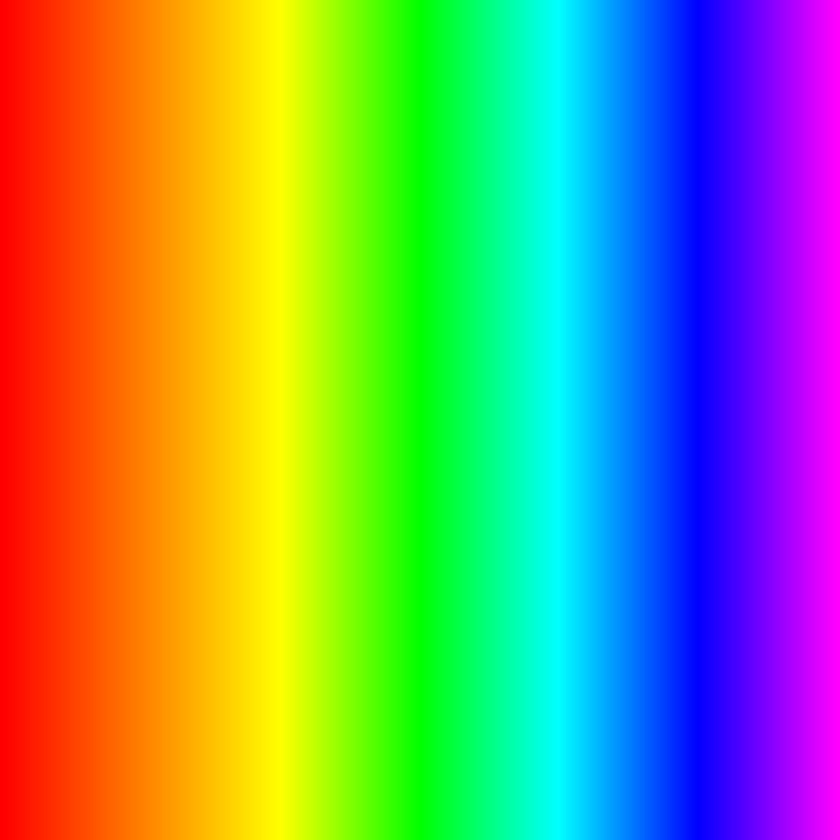
#> input picture huespace.jpg, 840 x 840 px, shrunk from 1200 x 1200 before the run
$ python huetransformation.py
#> lines starting #> are read from the running program, lines starting #| are printed output that depends on the picture; after the words box and inside, x2 and y2 are one past the last pixel; in counts of white or black regions, pixels touching at a corner belong together
import cv2
import numpy as np
import copy
np.set_printoptions(threshold=np.inf,suppress=True) #Show all numbers , #None cienfitic notation
from cv2 import VideoWriter, VideoWriter_fourcc

def huerotateall(hsvimage,rotation):
    return (hsvimage[:,:,0]+rotation)%180

def huerotaterange(hsvimage,rotation,huetarget,sustain,decaycoefficient):
    hueimg = hsvimage[:,:,0]
    hueimg= hueimg.astype(np.float32)
    sensibility = np.zeros(hueimg.shape)

    RegionLeftHue = hueimg<huetarget-sustain
    RegionCenterHue = np.logical_and(hueimg>=huetarget-sustain, hueimg<=huetarget+sustain)
    RegionRightHue = hueimg>huetarget+sustain
    sensibility[RegionLeftHue]=np.exp(-np.power((hueimg[RegionLeftHue] -huetarget+sustain)/decaycoefficient, 2.))
    sensibility[RegionCenterHue]=1
    sensibility[RegionRightHue]=np.exp( -np.square((hueimg[RegionRightHue]-sustain-huetarget)/decaycoefficient))
    return np.array((hueimg+rotation*sensibility)%180,np.uint8)  #Processed according sensibility


    #secondhuetarget = huetarget+180(huetarget<90)-180(huetarget>90)
    #sensibility[Imagerighthue+secondhuetarget]=sensibility[Imagerighthue]
    #sensibility[Imagelefthue+secondhuetarget]=sensibility[Imagelefthue]
    #sensibility[Imagecenter+secondhuetarget]=sensibility[Imagecenter]
def maping(x,xmin,xmax,ymin,ymax):
    return (ymax-ymin)/(xmax-xmin)*(x-xmin)+ymin
def huelinear(rgbimage,rotation,huetarget,sustain,decay):
    #preparing image
    hsvimage = cv2.cvtColor(rgbimage, cv2.COLOR_BGR2HSV)
    #Key Points
    Di = huetarget-sustain-decay #Decay init
    Si=huetarget-sustain#Sustain init
    Sf = huetarget+sustain
    Df = huetarget+sustain+decay
    #Image preparing
    hueimg = hsvimage[:,:,0]
    hueimg = hueimg.astype(np.float32)
    #hueimg= hueimg.astype(np.float32)
    Blend= np.zeros(hueimg.shape, dtype=np.float32)
    #Take interest regions
    RegionLeft = hueimg>=Di
    RegionCenterLeft = hueimg<=Si
    RegionCenterRight = hueimg>=Sf
    RegionRight = hueimg<=Df
    #Created range regions
    AffectedSpace = np.logical_and(RegionLeft,RegionRight)
    Sustain =  np.logical_and(hueimg>=Si,hueimg<=Sf)
    DecayLeftSpace = np.logical_and(RegionLeft,RegionCenterLeft)
    DecayRightSpace = np.logical_and(RegionCenterRight,RegionRight)
    #Created new image without smooth
    hueImgNotSmooth = copy.deepcopy(hueimg)
    hueImgNotSmooth[AffectedSpace] = (hueImgNotSmooth[AffectedSpace]+rotation)%180
    #Created new image with smooth
    Blend[DecayLeftSpace] = (hueimg[DecayLeftSpace]-Di)/(Si-Di)
    Blend[DecayRightSpace] = (hueimg[DecayRightSpace]-Df)/(Sf-Df)
    Blend[Sustain] = 1
   # hueImgNotSmooth = hueImgNotSmooth*Blend+hueimg*(1-Blend)
    hsvimage[:,:,0] = hueImgNotSmooth
    framergbNotSmooth = cv2.cvtColor(hsvimage, cv2.COLOR_HSV2BGR)
    framergbSmooth = np.zeros(rgbimage.shape, dtype=np.float32)
    framergbSmooth[:,:,0]=  framergbNotSmooth[:,:,0]*Blend+rgbimage[:,:,0]*(1-Blend)
    framergbSmooth[:,:,1]=  framergbNotSmooth[:,:,1]*Blend+rgbimage[:,:,1]*(1-Blend)
    framergbSmooth[:,:,2]=  framergbNotSmooth[:,:,2]*Blend+rgbimage[:,:,2]*(1-Blend)

    return np.array(framergbSmooth,np.uint8)


img = cv2.imread('huespace.jpg',cv2.IMREAD_COLOR)
#> img is the input picture: shape (840, 840, 3); mean B, G, R 106.6, 147.6, 128.4

[height,width] = img[:,:,0].shape
#> height = 840; width = 840
FPS = 12
seconds = 5
totalrotation = 180

nowrotation = 0
rotationrate = totalrotation/(FPS*seconds)

fourcc = VideoWriter_fourcc(*'MP42')
video = VideoWriter('./hueTransformation2.avi', fourcc, float(FPS), (width, height))


#print(hsv[:,:,0][1:10,1:1000])
for frame in range(FPS*seconds):
    nowrotation += rotationrate
    framergb=huelinear(img,nowrotation,55,20,20)
    video.write(framergb)
#> this loop made 60 passes
#> pass 1, in huelinear, `hueimg = hsvimage[:,:,0]`:
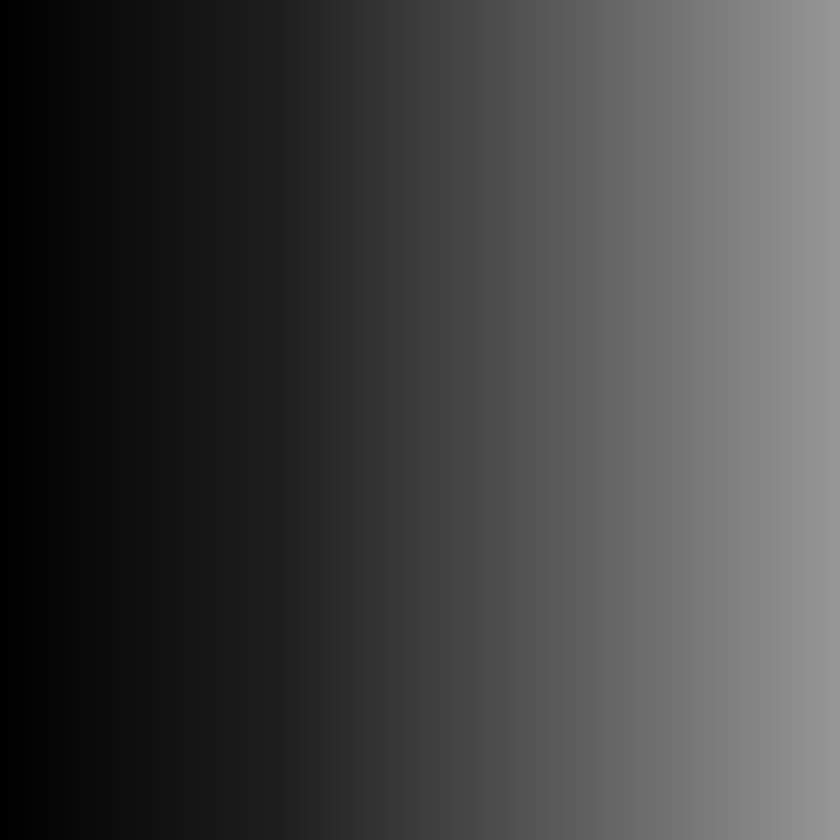
#> hueimg: shape (840, 840); min 0, max 150, mean 65.1
#> pass 1, in huelinear, `RegionLeft = hueimg>=Di`:
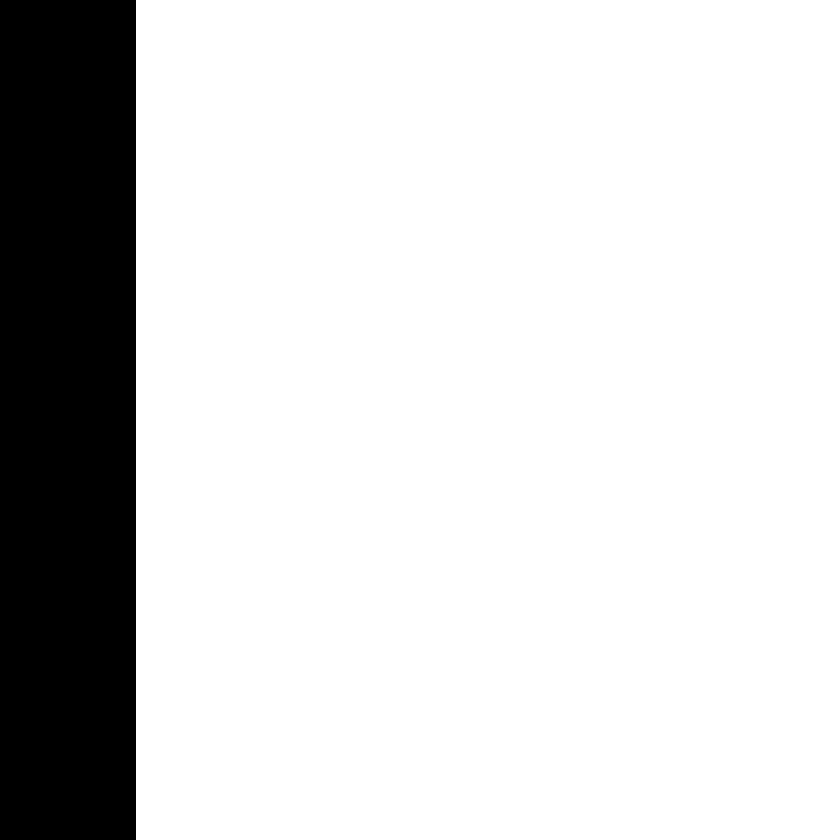
#> RegionLeft: shape (840, 840) bool; 83.8% white; 1 black region, box (x1, y1, x2, y2) and area: (0, 0, 136, 840) 114240
#> after the loop, nowrotation = 180

video.release()


#cv2.imshow('Example - Show image in window',bgrimg )
#cv2.waitKey(0) # waits until a key is pressed
#cv2.destroyAllWindows() # destroys the window showing image
